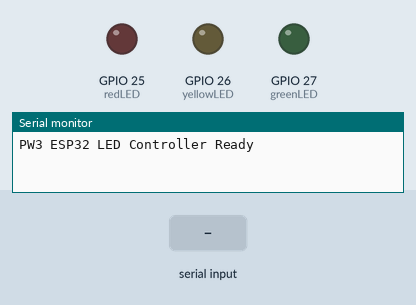
The sketch below on a simulated ESP32. Parts: output pins drawn as LEDs (lit = HIGH), the last lines printed to the serial monitor. The test bench sets the inputs (shaded band).

Above: at 1.2 s.
1.3 s: "L\n" received over Serial
At 1.6 s:
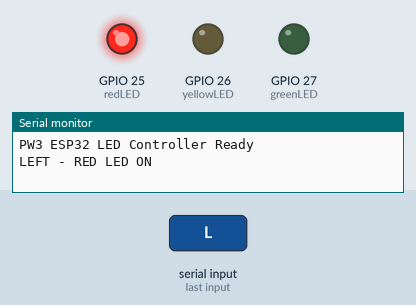
2.8 s: "C\n" received over Serial
At 4.0 s:
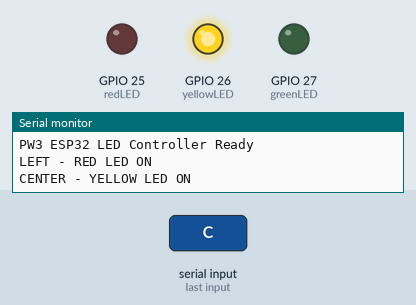
4.3 s: "R\n" received over Serial
At 5.1 s:
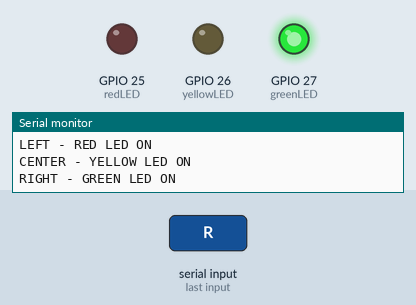
5.8 s: "l\n" received over Serial
At 6.2 s:
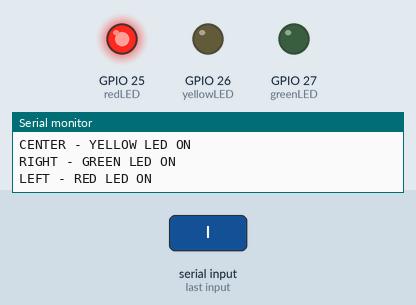
7.3 s: "c\n" received over Serial
At 8.6 s:
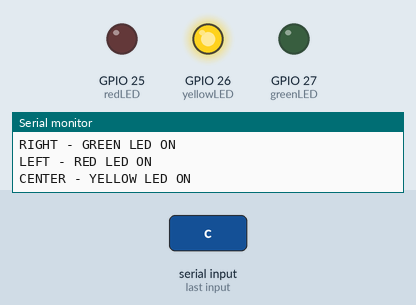
Timing chart, 0 to 9.8 s (numbered marks = the images above; inputs shaded):
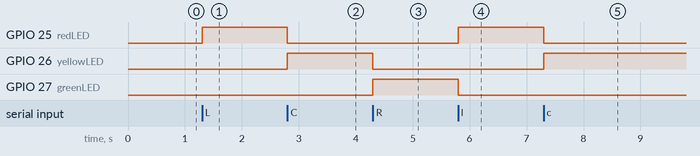

The sketch:

pw3_led_controller.ino
```cpp
// ============================================================
// MindSpark ROS2 Training Module
// PW3 - ESP32 LED Controller
//
// Communication: USB Serial
// Baud Rate    : 115200
//
// Commands:
// L = LEFT   (Red LED)
// C = CENTRE (Yellow LED)
// R = RIGHT  (Green LED)
// N = NONE   (All LEDs OFF)
// ============================================================

const int redLED = 25;
const int yellowLED = 26;
const int greenLED = 27;

// ------------------------------------------------------------
// Turn off all LEDs
// ------------------------------------------------------------

void allLEDsOff() {
  digitalWrite(redLED, LOW);
  digitalWrite(yellowLED, LOW);
  digitalWrite(greenLED, LOW);
}

// ------------------------------------------------------------
// Setup
// ------------------------------------------------------------

void setup() {

  Serial.begin(115200);

  pinMode(redLED, OUTPUT);
  pinMode(yellowLED, OUTPUT);
  pinMode(greenLED, OUTPUT);

  allLEDsOff();

  Serial.println("PW3 ESP32 LED Controller Ready");
}

// ------------------------------------------------------------
// Main Loop
// ------------------------------------------------------------

void loop() {

  if (Serial.available() > 0) {

    char command = Serial.read();

    // Ignore newline and carriage return
    if (command == '\n' || command == '\r') {
      return;
    }

    allLEDsOff();

    switch (command) {

      case 'L':
      case 'l':
        digitalWrite(redLED, HIGH);
        Serial.println("LEFT - RED LED ON");
        break;

      case 'C':
      case 'c':
        digitalWrite(yellowLED, HIGH);
        Serial.println("CENTER - YELLOW LED ON");
        break;

      case 'R':
      case 'r':
        digitalWrite(greenLED, HIGH);
        Serial.println("RIGHT - GREEN LED ON");
        break;

      case 'N':
      case 'n':
        Serial.println("NONE - ALL LEDs OFF");
        break;

      default:
        Serial.println("Invalid command");
        break;
    }
  }
}
```

Measured:
- after the input at 1.3 s, GPIO 25 (redLED): LOW → HIGH at once
- after the input at 2.8 s, GPIO 25 (redLED): HIGH → LOW at once; GPIO 26 (yellowLED): LOW → HIGH at once
- after the input at 4.3 s, GPIO 26 (yellowLED): HIGH → LOW at once; GPIO 27 (greenLED): LOW → HIGH at once
- after the input at 5.8 s, GPIO 25 (redLED): LOW → HIGH at once; GPIO 27 (greenLED): HIGH → LOW at once
- after the input at 7.3 s, GPIO 25 (redLED): HIGH → LOW at once; GPIO 26 (yellowLED): LOW → HIGH at once
